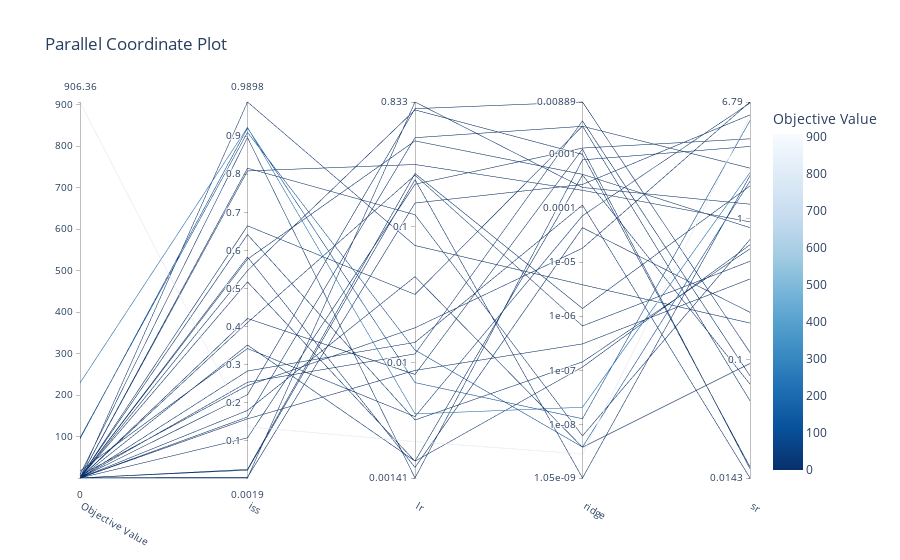

The notebook cell this image was saved under:
### Code cell
# ハイパーパラメータの相関分析
optuna.visualization.plot_parallel_coordinate(study)
